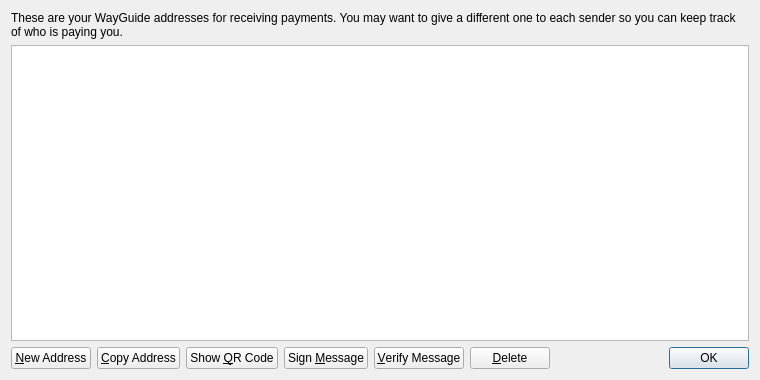
<?xml version="1.0" encoding="UTF-8"?>
<ui version="4.0">
 <class>AddressBookPage</class>
 <widget class="QWidget" name="AddressBookPage">
  <property name="geometry">
   <rect>
    <x>0</x>
    <y>0</y>
    <width>760</width>
    <height>380</height>
   </rect>
  </property>
  <property name="windowTitle">
   <string>Address Book</string>
  </property>
  <layout class="QVBoxLayout" name="verticalLayout">
   <item>
    <widget class="QLabel" name="labelExplanation">
     <property name="text">
      <string>These are your WayGuide addresses for receiving payments. You may want to give a different one to each sender so you can keep track of who is paying you.</string>
     </property>
     <property name="textFormat">
      <enum>Qt::PlainText</enum>
     </property>
     <property name="wordWrap">
      <bool>true</bool>
     </property>
    </widget>
   </item>
   <item>
    <widget class="QTableView" name="tableView">
     <property name="contextMenuPolicy">
      <enum>Qt::CustomContextMenu</enum>
     </property>
     <property name="toolTip">
      <string>Double-click to edit address or label</string>
     </property>
     <property name="tabKeyNavigation">
      <bool>false</bool>
     </property>
     <property name="selectionMode">
      <enum>QAbstractItemView::SingleSelection</enum>
     </property>
     <property name="selectionBehavior">
      <enum>QAbstractItemView::SelectRows</enum>
     </property>
     <property name="sortingEnabled">
      <bool>true</bool>
     </property>
     <attribute name="verticalHeaderVisible">
      <bool>false</bool>
     </attribute>
    </widget>
   </item>
   <item>
    <layout class="QHBoxLayout" name="horizontalLayout">
     <item>
      <widget class="QPushButton" name="newAddressButton">
       <property name="toolTip">
        <string>Create a new address</string>
       </property>
       <property name="text">
        <string>&amp;New Address</string>
       </property>
      </widget>
     </item>
     <item>
      <widget class="QPushButton" name="copyToClipboard">
       <property name="toolTip">
        <string>Copy the currently selected address to the system clipboard</string>
       </property>
       <property name="text">
        <string>&amp;Copy Address</string>
       </property>
      </widget>
     </item>
     <item>
      <widget class="QPushButton" name="showQRCode">
       <property name="text">
        <string>Show &amp;QR Code</string>
       </property>
      </widget>
     </item>
     <item>
      <widget class="QPushButton" name="signMessage">
       <property name="toolTip">
        <string>Sign a message to prove you own a WayGuide address</string>
       </property>
       <property name="text">
        <string>Sign &amp;Message</string>
       </property>
      </widget>
     </item>
     <item>
      <widget class="QPushButton" name="verifyMessage">
       <property name="toolTip">
        <string>Verify a message to ensure it was signed with a specified WayGuide address</string>
       </property>
       <property name="text">
        <string>&amp;Verify Message</string>
       </property>
      </widget>
     </item>
     <item>
      <widget class="QPushButton" name="deleteButton">
       <property name="toolTip">
        <string>Delete the currently selected address from the list</string>
       </property>
       <property name="text">
        <string>&amp;Delete</string>
       </property>
      </widget>
     </item>
     <item>
      <spacer name="horizontalSpacer">
       <property name="orientation">
        <enum>Qt::Horizontal</enum>
       </property>
       <property name="sizeHint" stdset="0">
        <size>
         <width>40</width>
         <height>20</height>
        </size>
       </property>
      </spacer>
     </item>
     <item>
      <widget class="QDialogButtonBox" name="buttonBox">
       <property name="sizePolicy">
        <sizepolicy hsizetype="Maximum" vsizetype="Fixed">
         <horstretch>0</horstretch>
         <verstretch>0</verstretch>
        </sizepolicy>
       </property>
       <property name="standardButtons">
        <set>QDialogButtonBox::Ok</set>
       </property>
      </widget>
     </item>
    </layout>
   </item>
  </layout>
 </widget>
 <resources>
  <include location="../bitcoin.qrc"/>
 </resources>
 <connections/>
</ui>
